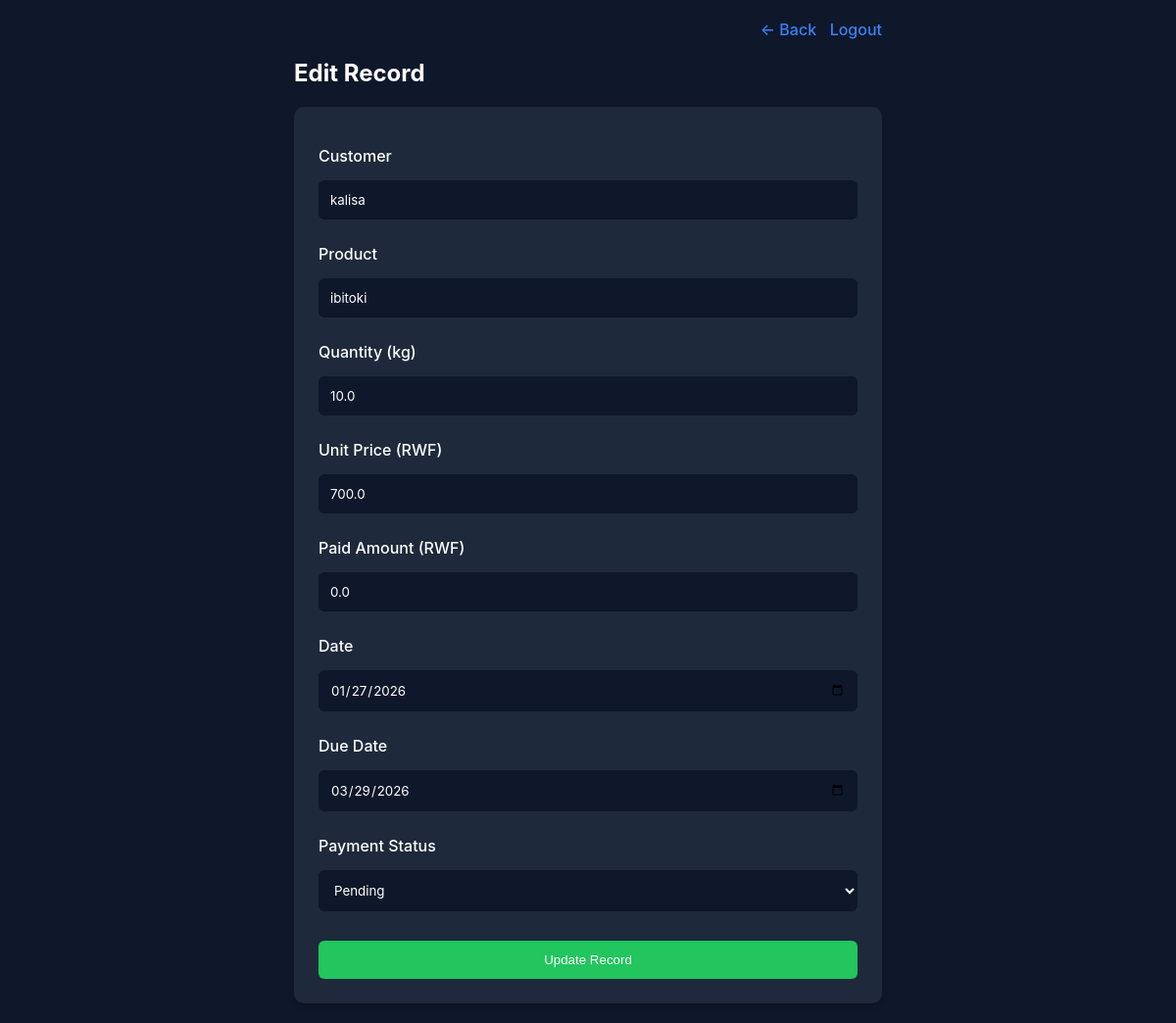
The app's page /edit/2 (signed in) with its own data.
### tables this page shows
CREATE TABLE customers(
        id INTEGER PRIMARY KEY AUTOINCREMENT,
        full_name TEXT UNIQUE,
        phone TEXT,
        address TEXT,
        note TEXT,
        credit_limit REAL DEFAULT 0,
        created_at TEXT
    );

CREATE TABLE records(
        id INTEGER PRIMARY KEY AUTOINCREMENT,
        customer_id INTEGER,
        product TEXT,
        quantity REAL,
        unit_price REAL,
        total REAL,
        paid REAL,
        loan REAL,
        date TEXT,
        due_date TEXT,
        payment_status TEXT DEFAULT 'pending',
        notes TEXT
    );

### app.py (the view, shortened to what this page needs)
@app.route("/edit/<int:id>", methods=["GET","POST"])
def edit(id):
    if "user" not in session:
        return redirect("/login")
    conn = get_db()
    record = conn.execute("""
        SELECT records.*, customers.full_name
        FROM records
        JOIN customers ON records.customer_id = customers.id
        WHERE records.id=?
    """, (id,)).fetchone()
    conn.close()
    return render_template("edit.html", record=record, now_date=datetime.date.today().isoformat())

### app.py (called while the page is built)
def get_db():
    conn = sqlite3.connect("store.db")
    conn.row_factory = sqlite3.Row
    return conn

### templates/edit.html (shortened to what this page needs)
<!DOCTYPE html>
<html>
<head>
</head>
<body>
<div class="container">
<div class="nav-bar"><a href="/">← Back</a> &nbsp; <a href="/logout">Logout</a></div>
<h2>Edit Record</h2>
<div class="card">
<form method="POST">
<label>Customer</label>
<input value="{{ record.full_name }}" disabled>
<label>Product</label>
<input name="product" value="{{ record.product }}" placeholder="Product name" required>
<label>Quantity (kg)</label>
<input name="quantity" type="number" step="0.01" value="{{ record.quantity }}" required>
<label>Unit Price (RWF)</label>
<input name="unit_price" type="number" step="1" value="{{ record.unit_price }}" required>
<label>Paid Amount (RWF)</label>
<input name="paid" type="number" step="1" value="{{ record.paid }}" required>
<label>Date</label>
<input name="date" type="date" value="{{ record.date or now_date }}" required>
<label>Due Date</label>
<input name="due_date" type="date" value="{{ record.due_date or '' }}" required>
<label>Payment Status</label>
<select name="payment_status" style="width: 100%; padding:12px; margin:10px 0; border-radius:6px; border:none; font-family: inherit; background: #0f172a; color: white;">
  <option value="pending" {% if record.payment_status == 'pending' %}selected{% endif %}>Pending</option>
</select>
<button type="submit">Update Record</button>
</form>
</div>
</div>
</body>
</html>

### templates/edit.html (style rules this page uses)
* { margin: 0; padding: 0; box-sizing: border-box; }
body { font-family: -apple-system, BlinkMacSystemFont, 'Segoe UI', Roboto, Arial, sans-serif; background:#0f172a; color:white; padding:20px; min-height: 100vh; }
.container { max-width: 600px; margin: 0 auto; }
h2 { margin-bottom: 20px; }
.nav-bar { text-align: right; margin-bottom: 20px; }
.nav-bar a { color:#3b82f6; text-decoration:none; font-weight: 500; }
.card { background:#1e293b; padding:25px; border-radius:10px; box-shadow: 0 4px 6px rgba(0,0,0,0.2); }
input { width: 100%; padding:12px; margin:10px 0; border-radius:6px; border:none; font-family: inherit; background: #0f172a; color: white; }
input::placeholder { color: #64748b; }
label { display: block; margin-top: 15px; margin-bottom: 5px; font-weight: 500; }
button { padding:12px 24px; background:#22c55e; border:none; color:white; border-radius:6px; font-weight: 500; cursor: pointer; transition: all 0.2s; width: 100%; margin-top: 20px; }

### records on screen
customers: full_name "kalisa"
records: product "ibitoki", quantity "10.0", unit_price "700.0", paid "0.0", date "01/27/2026", due_date "03/29/2026", payment_status "Pending"
